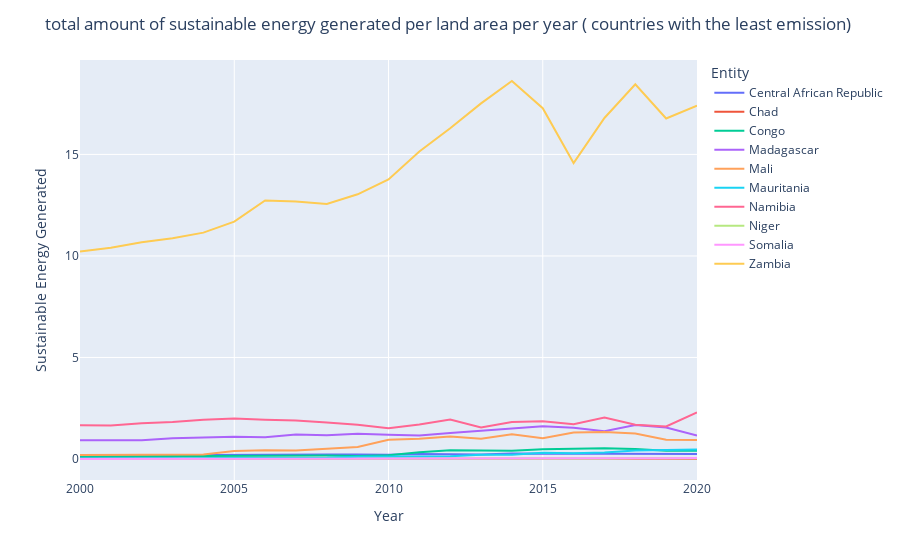

The notebook cell this image was saved under:
### Code cell
import plotly.express as px

df2 = px.data.gapminder().query("continent=='Oceania'")
fig2 = px.line(renewable_countries2, x="Year", y= 0, color='Entity')
fig2.update_layout(
    title=  'total amount of sustainable energy generated per land area per year ( countries with the least emission)',
    yaxis_title='Sustainable Energy Generated'
)
fig2.show()

### Figure 1 — Plotly figure (JSON) as saved in the notebook; plotly's stock layout.template omitted (floating-point values rounded to 4 significant figures)
{"data": [{"hovertemplate": "Entity=Central African Republic<br>Year=%{x}<br>0=%{y}<extra></extra>", "legendgroup": "Central African Republic", "line": {"color": "#636efa", "dash": "solid"}, "marker": {"symbol": "circle"}, "mode": "lines", "name": "Central African Republic", "orientation": "v", "showlegend": true, "x": [2000, 2001, 2002, 2003, 2004, 2005, 2006, 2007, 2008, 2009, 2010, 2011, 2012, 2013, 2014, 2015, 2016, 2017, 2018, 2019, 2020], "xaxis": "x", "y": [0.1284, 0.1284, 0.1284, 0.1284, 0.1926, 0.2087, 0.2247, 0.2247, 0.2247, 0.2247, 0.2087, 0.2408, 0.2408, 0.2247, 0.2729, 0.2729, 0.2729, 0.2408, 0.2408, 0.2408, 0.2408], "yaxis": "y", "type": "scatter"}, {"hovertemplate": "Entity=Chad<br>Year=%{x}<br>0=%{y}<extra></extra>", "legendgroup": "Chad", "line": {"color": "#EF553B", "dash": "solid"}, "marker": {"symbol": "circle"}, "mode": "lines", "name": "Chad", "orientation": "v", "showlegend": true, "x": [2000, 2001, 2002, 2003, 2004, 2005, 2006, 2007, 2008, 2009, 2010, 2011, 2012, 2013, 2014, 2015, 2016, 2017, 2018, 2019, 2020], "xaxis": "x", "y": [0.007788, 0.007788, 0.007788, 0.007788, 0.007788, 0.007788, 0.007788, 0.0, 0.0, 0.007788, 0.007788, 0.007788, 0.0, 0.0, 0.0, 0.0, 0.007788, 0.007788, 0.007788, 0.007788, 0.007788], "yaxis": "y", "type": "scatter"}, {"hovertemplate": "Entity=Congo<br>Year=%{x}<br>0=%{y}<extra></extra>", "legendgroup": "Congo", "line": {"color": "#00cc96", "dash": "solid"}, "marker": {"symbol": "circle"}, "mode": "lines", "name": "Congo", "orientation": "v", "showlegend": true, "x": [2000, 2001, 2002, 2003, 2004, 2005, 2006, 2007, 2008, 2009, 2010, 2011, 2012, 2013, 2014, 2015, 2016, 2017, 2018, 2019, 2020], "xaxis": "x", "y": [0.1236, 0.1407, 0.1663, 0.1535, 0.1492, 0.1578, 0.1663, 0.145, 0.1663, 0.1535, 0.1876, 0.3368, 0.4264, 0.4178, 0.4093, 0.4861, 0.4988, 0.5287, 0.4903, 0.4008, 0.4093], "yaxis": "y", "type": "scatter"}, {"hovertemplate": "Entity=Madagascar<br>Year=%{x}<br>0=%{y}<extra></extra>", "legendgroup": "Madagascar", "line": {"color": "#ab63fa", "dash": "solid"}, "marker": {"symbol": "circle"}, "mode": "lines", "name": "Madagascar", "orientation": "v", "showlegend": true, "x": [2000, 2001, 2002, 2003, 2004, 2005, 2006, 2007, 2008, 2009, 2010, 2011, 2012, 2013, 2014, 2015, 2016, 2017, 2018, 2019, 2020], "xaxis": "x", "y": [0.9199, 0.9028, 0.9199, 1.022, 1.073, 1.09, 1.073, 1.209, 1.175, 1.244, 1.192, 1.158, 1.278, 1.38, 1.516, 1.618, 1.533, 1.363, 1.669, 1.55, 1.158], "yaxis": "y", "type": "scatter"}, {"hovertemplate": "Entity=Mali<br>Year=%{x}<br>0=%{y}<extra></extra>", "legendgroup": "Mali", "line": {"color": "#FFA15A", "dash": "solid"}, "marker": {"symbol": "circle"}, "mode": "lines", "name": "Mali", "orientation": "v", "showlegend": true, "x": [2000, 2001, 2002, 2003, 2004, 2005, 2006, 2007, 2008, 2009, 2010, 2011, 2012, 2013, 2014, 2015, 2016, 2017, 2018, 2019, 2020], "xaxis": "x", "y": [0.2016, 0.2016, 0.2096, 0.2096, 0.2258, 0.3951, 0.4274, 0.4193, 0.508, 0.5886, 0.9515, 0.9998, 1.105, 0.9998, 1.218, 1.024, 1.306, 1.33, 1.258, 0.9434, 0.9353], "yaxis": "y", "type": "scatter"}, {"hovertemplate": "Entity=Mauritania<br>Year=%{x}<br>0=%{y}<extra></extra>", "legendgroup": "Mauritania", "line": {"color": "#19d3f3", "dash": "solid"}, "marker": {"symbol": "circle"}, "mode": "lines", "name": "Mauritania", "orientation": "v", "showlegend": true, "x": [2000, 2001, 2002, 2003, 2004, 2005, 2006, 2007, 2008, 2009, 2010, 2011, 2012, 2013, 2014, 2015, 2016, 2017, 2018, 2019, 2020], "xaxis": "x", "y": [0.02911, 0.02911, 0.02911, 0.03881, 0.03881, 0.04851, 0.04851, 0.04851, 0.05821, 0.1067, 0.1164, 0.1261, 0.1358, 0.2037, 0.2134, 0.3105, 0.2814, 0.3202, 0.4172, 0.4463, 0.4657], "yaxis": "y", "type": "scatter"}, {"hovertemplate": "Entity=Namibia<br>Year=%{x}<br>0=%{y}<extra></extra>", "legendgroup": "Namibia", "line": {"color": "#FF6692", "dash": "solid"}, "marker": {"symbol": "circle"}, "mode": "lines", "name": "Namibia", "orientation": "v", "showlegend": true, "x": [2000, 2001, 2002, 2003, 2004, 2005, 2006, 2007, 2008, 2009, 2010, 2011, 2012, 2013, 2014, 2015, 2016, 2017, 2018, 2019, 2020], "xaxis": "x", "y": [1.662, 1.65, 1.759, 1.82, 1.929, 1.99, 1.929, 1.893, 1.795, 1.686, 1.516, 1.698, 1.941, 1.553, 1.82, 1.856, 1.711, 2.038, 1.686, 1.601, 2.293], "yaxis": "y", "type": "scatter"}, {"hovertemplate": "Entity=Niger<br>Year=%{x}<br>0=%{y}<extra></extra>", "legendgroup": "Niger", "line": {"color": "#B6E880", "dash": "solid"}, "marker": {"symbol": "circle"}, "mode": "lines", "name": "Niger", "orientation": "v", "showlegend": true, "x": [2000, 2001, 2002, 2003, 2004, 2005, 2006, 2007, 2008, 2009, 2010, 2011, 2012, 2013, 2014, 2015, 2016, 2017, 2018, 2019, 2020], "xaxis": "x", "y": [0.0, 0.0, 0.0, 0.0, 0.0, 0.0, 0.0, 0.0, 0.0, 0.0, 0.0, 0.0, 0.007893, 0.007893, 0.007893, 0.007893, 0.007893, 0.007893, 0.03946, 0.03946, 0.03946], "yaxis": "y", "type": "scatter"}, {"hovertemplate": "Entity=Somalia<br>Year=%{x}<br>0=%{y}<extra></extra>", "legendgroup": "Somalia", "line": {"color": "#FF97FF", "dash": "solid"}, "marker": {"symbol": "circle"}, "mode": "lines", "name": "Somalia", "orientation": "v", "showlegend": true, "x": [2000, 2001, 2002, 2003, 2004, 2005, 2006, 2007, 2008, 2009, 2010, 2011, 2012, 2013, 2014, 2015, 2016, 2017, 2018, 2019, 2020], "xaxis": "x", "y": [0.0, 0.0, 0.0, 0.0, 0.0, 0.0, 0.0, 0.0, 0.0, 0.0, 0.0, 0.0, 0.0, 0.0, 0.0, 0.0, 0.01568, 0.03136, 0.03136, 0.03136, 0.04705], "yaxis": "y", "type": "scatter"}, {"hovertemplate": "Entity=Zambia<br>Year=%{x}<br>0=%{y}<extra></extra>", "legendgroup": "Zambia", "line": {"color": "#FECB52", "dash": "solid"}, "marker": {"symbol": "circle"}, "mode": "lines", "name": "Zambia", "orientation": "v", "showlegend": true, "x": [2000, 2001, 2002, 2003, 2004, 2005, 2006, 2007, 2008, 2009, 2010, 2011, 2012, 2013, 2014, 2015, 2016, 2017, 2018, 2019, 2020], "xaxis": "x", "y": [10.22, 10.4, 10.67, 10.87, 11.15, 11.69, 12.73, 12.68, 12.56, 13.03, 13.77, 15.15, 16.29, 17.51, 18.62, 17.27, 14.58, 16.79, 18.46, 16.77, 17.41], "yaxis": "y", "type": "scatter"}], "layout": {"xaxis": {"anchor": "y", "domain": [0.0, 1.0], "title": {"text": "Year"}}, "yaxis": {"anchor": "x", "domain": [0.0, 1.0], "title": {"text": "Sustainable Energy Generated"}}, "legend": {"title": {"text": "Entity"}, "tracegroupgap": 0}, "margin": {"t": 60}, "title": {"text": "total amount of sustainable energy generated per land area per year ( countries with the least emission)"}}}
